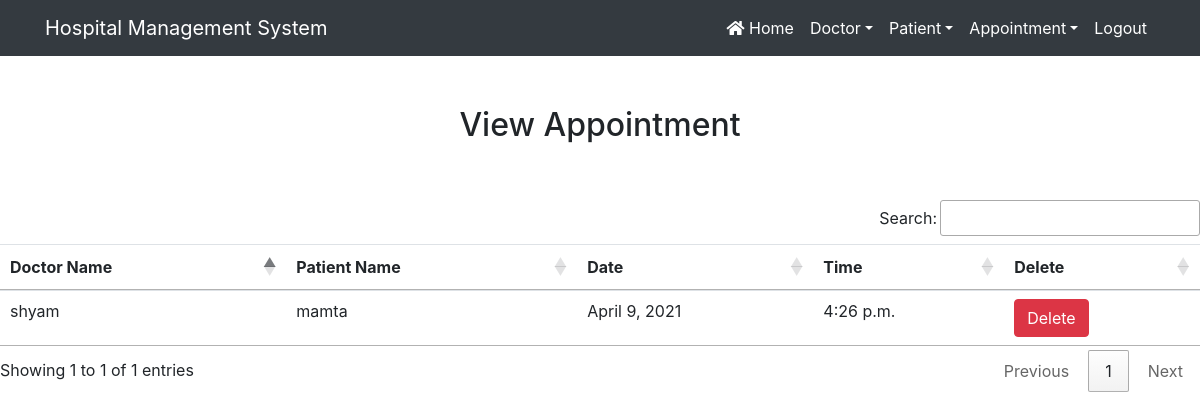
The page /view_appointment/ (signed in) on the database its author committed.
### hospital/models.py (models this page shows, shortened)
class Appointment(models.Model):
    doctor = models.ForeignKey(Doctor, on_delete=models.CASCADE)
    patient = models.ForeignKey(Patient, on_delete=models.CASCADE)
    date1 = models.DateField()
    time1 = models.TimeField()

class Doctor(models.Model):
    name = models.CharField(max_length=50)
    mobile = models.IntegerField()
    specialist = models.CharField(max_length=50)
    def __str__(self):
        return self.name

class Patient(models.Model):
    name = models.CharField(max_length=20)
    gender = models.CharField(max_length=10)
    mobile = models.IntegerField(null=True)
    address = models.CharField(max_length=150)
    def __str__(self):
        return self.name

### hospital/views.py (the view)
# urls.py: path('view_appointment/', View_Appointment, name='view_appointment'),
def View_Appointment(request):
    if not request.user.is_staff:
        return redirect('login')
    appoint = Appointment.objects.all()
    context = {
        'appoint':appoint
    }
    return render(request, 'hospital/view_appointment.html', context)

### hospital/templates/hospital/view_appointment.html
{% extends 'hospital/navigation.html' %}
{% block content %}
<div class="container" style="margin-top:50px">
    <h2 class="text-center">View Appointment</h2>
    <br><br>
</div>
<table class="table teble-hover" id="example">
    <thead>
        <tr>
            <th>Doctor Name</th>
            <th>Patient Name</th>
            <th>Date</th>
            <th>Time</th>
            <th>Delete</th>
        </tr>
    </thead>
    <tbody>
    {% for i in appoint %}
        <tr>
            <td>{{ i.doctor }}</td>
            <td>{{ i.patient }}</td>
            <td>{{ i.date1 }}</td>
            <td>{{ i.time1 }}</td>
            <td><a href="{% url 'delete_appointment' i.id %}" onclick="return confirm('Are you Really want to Delete?')" class="btn btn-danger">Delete</a></td>
        </tr>
    {% endfor %}
    </tbody>
</table>
{% endblock %}

### rows shown on the page
Appointment: doctor "shyam", patient "mamta", date1 "April 9, 2021", time1 "4:26 p.m."
